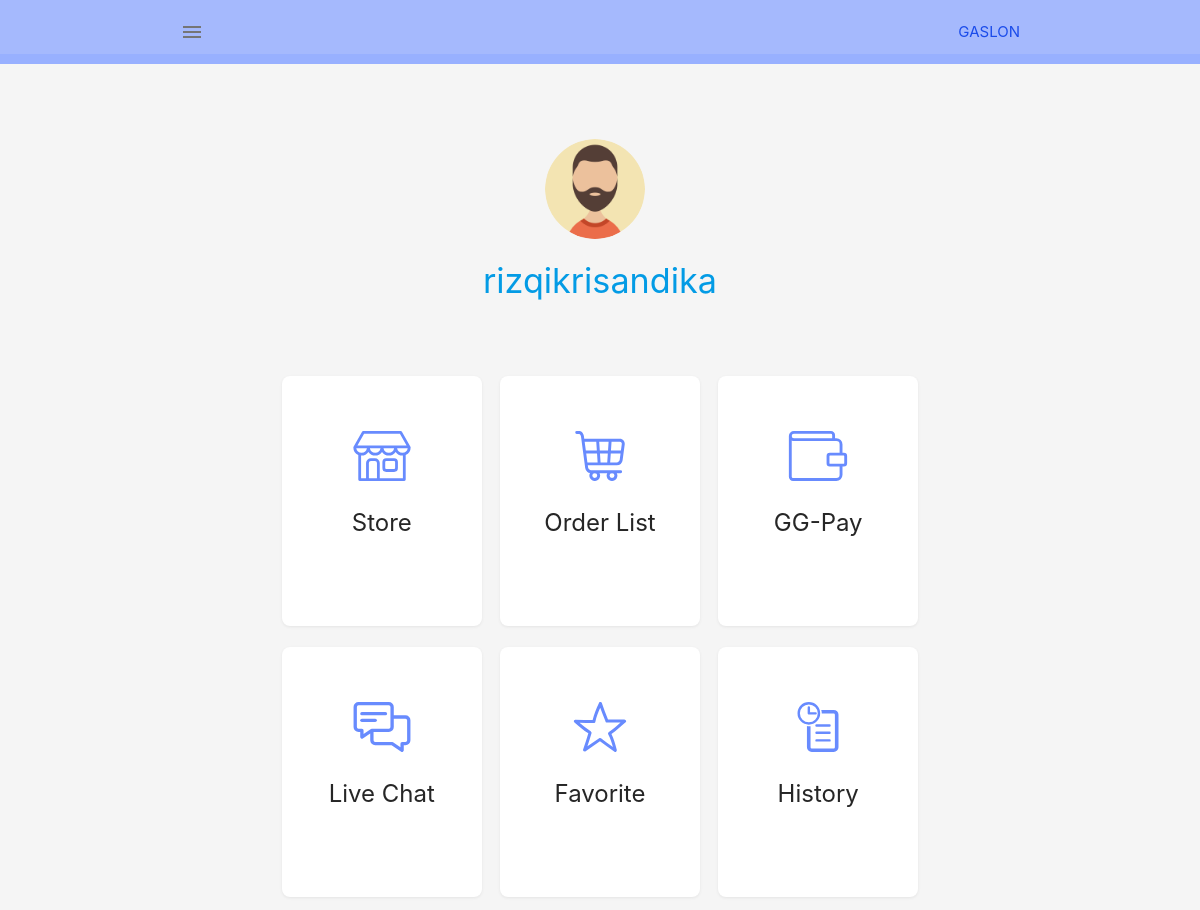
The page /index.php (signed in) on the database as committed earlier.
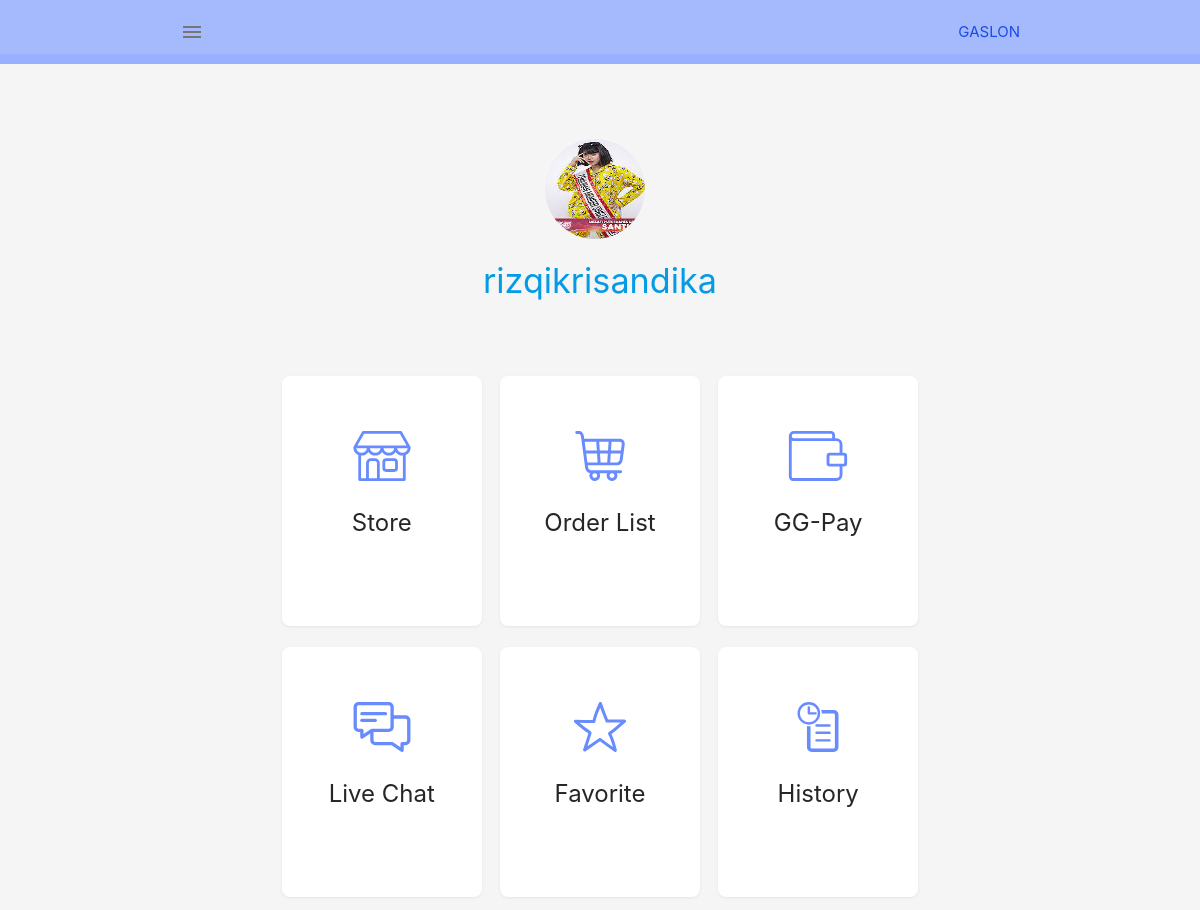
The same page on the database as committed later.
### tables this page shows
CREATE TABLE `pelanggan` (
  `id_pelanggan` int(11) NOT NULL,
  `nama` varchar(255) NOT NULL,
  `email` varchar(255) NOT NULL,
  `password` varchar(255) NOT NULL,
  `nohp` varchar(12) NOT NULL,
  `alamat` varchar(100) DEFAULT NULL,
  `gambar` varchar(255) DEFAULT NULL,
  `tanggal_daftar` datetime NOT NULL DEFAULT current_timestamp()
);

### user/home.php (the view, shortened to what this page needs)
<html lang="en">
<head>
  <link type="text/css" href="assets/css/materialize.min.css" rel="stylesheet">
  <link type="text/css" href="assets/css/styles.css" rel="stylesheet">
  <link type="text/css" href="assets/css/pwafirecard.css" rel="stylesheet">
</head>
<body class="grey lighten-4">
  <?php
	if (isset($_SESSION["user_name"])) {?>
		<nav class="z-depth-0">
			<div class="nav-wrapper container">
			  <span class="right"><a href="index.php">Gaslon</span></a>
			  <span class="left grey-text text-darken-1">
				<i class="material-icons sidenav-trigger" data-target="side-menu">menu</i>
			  </span>
			</div>
		</nav>
		  <br><br>
		  <div class="parent-pwafire">
			<div class="row">
			 <div class="profil">
					<?php
						require "config/koneksi.php";
  							$db = mysqli_query($koneksi,"SELECT * FROM pelanggan where email='".$_SESSION['user_name']."'");
							$data = mysqli_fetch_assoc($db);
					?>
			   <?php if ($data["gambar"]!=null) {?>
				<a href="index.php?p=profil"><img style="border-radius:50%; width:100px; height:100px" src="assets/img/profil/<?php echo $data['gambar']; ?>" alt="recipe thumb"></a>
			  <?php }else{ ?>
				<a href="index.php?p=profil"><img style="border-radius:50%; width:100px; height:100px" src="assets/img/profil/man.png" alt="recipe thumb"> <?php } ?></a>
			 <h4 style="text-align: center;"><a href="index.php?p=profil"><?php echo $data['nama'] ?></a></h4>
			 </div>
			 <br><br>
			 <a href="index.php?p=store">
			  <div class="col-lg-4 col-sm-12">
			   <div class="card hovercard">
			   <div class="avatar">
				 <img src="assets/img/icon/shop.svg" alt="recipe thumb"></div>
				 <div class="info">
				 <div class="title">Store</div>
				 </div>
			   </div>
			   </a>
			   <a href="index.php?p=keranjang">
			   <div class="card hovercard">
			   <div class="avatar">
				 <img src="assets/img/icon/cart.svg" alt="recipe thumb">
			   </div>
			   <div class="info">
				 <div class="title">Order List</div>
			   </div>
			   </div>
			  </a>
			   <div class="card hovercard">
				 <div class="avatar">
				   <img src="assets/img/icon/wallet.svg" alt="recipe thumb">
				   </div>
				   <div class="info">
				   <div class="title">GG-Pay</div>
				   </div>
				 </div>
			   </div>
			   <div class="col-lg-4 col-sm-12">
				 <div class="card hovercard">
				 <div class="avatar">
				   <img src="assets/img/icon/chat.svg" alt="recipe thumb"></div>
				   <div class="info">
				   <div class="title">Live Chat</div>
				   </div>
				 </div>
				 <div class="card hovercard">
				 <div class="avatar">
				   <img src="assets/img/icon/star.svg" alt="">
				 </div>
				 <div class="info">
				   <div class="title">Favorite</div>
				 </div>
				 </div>
				 <a href="index.php?p=history">
				 <div class="card hovercard">
				   <div class="avatar">
					 <img src="assets/img/icon/history.svg" alt="recipe thumb">
					 </div>
					 <div class="info">
					 <div class="title">History</div>
					 </div>
				   </div>
				   </a>
				 </div>
			 </div>
	<?php } ?>
</body>
</html>

Rows that differ between the two databases and show on the page:
changed pelanggan "rizqikrisandika": gambar empty → "download (8).jpeg" (drawn); gambar: picture added
